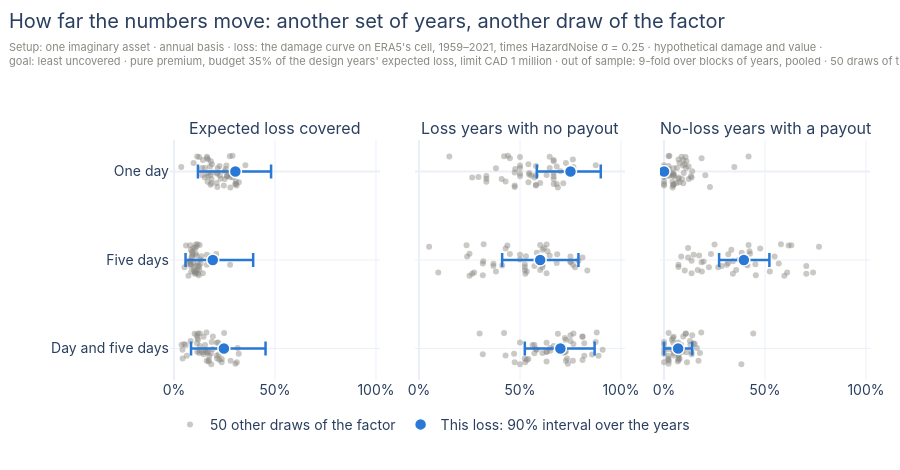

Here is the notebook cell this chart was saved with:
### Markdown cell above
## 3. How sure can we be?

Two things could have come out otherwise: the years, and the factor.
`bootstrap_intervals` redraws the 63 years, holds the designs fixed and recomputes
each number; the blue bars hold the middle 90%. The grey dots redraw the factor
instead, 50 times, each designed again.

### Code cell
intervals = bootstrap_intervals(list(designs.values()), folds, rng=np.random.default_rng(7), n_bootstrap=200 if CI else 2_000,
                                options=OPTIONS).to_pandas()
DRAWS = 10 if CI else 50
redrawn = pd.concat([compare_pooled(list(other.values()), other_folds, options=OPTIONS).to_pandas()
                     for other_folds, other in (designed(stated_loss(seed)) for seed in range(1_000, 1_000 + DRAWS))])

SHOWN = {"coverage_ratio": "Expected loss covered", "false_negative_rate_l0": "Loss years with no payout",
         "false_positive_rate_l0": "No-loss years with a payout"}
names = list(TEMPLATES)
jitter = np.random.default_rng(0).uniform(-0.18, 0.18, DRAWS)
fig = make_subplots(rows=1, cols=len(SHOWN), subplot_titles=list(SHOWN.values()), horizontal_spacing=0.05, shared_yaxes=True)
for number, column in enumerate(SHOWN, start=1):
    for place, name in enumerate(names):
        values = redrawn.loc[redrawn["cover_label"] == name, column].to_numpy()
        fig.add_trace(go.Scatter(x=values, y=place + jitter, mode="markers", name=f"{DRAWS} other draws of the factor",
                                 marker=dict(color=MUTED, size=6, opacity=0.45), showlegend=number == 1 and place == 0,
                                 legendgroup="redrawn", hovertemplate=f"{name}, another draw: %{{x:.0%}}<extra></extra>"),
                      row=1, col=number)
    bars = intervals[intervals["column"] == column].set_index("cover_label").loc[names]
    fig.add_trace(go.Scatter(x=bars["value"], y=np.arange(len(names)), mode="markers", name="This loss: 90% interval over the years",
                             marker=dict(color=BLUE, size=12, line=dict(width=1.5, color="white")), showlegend=number == 1,
                             legendgroup="bootstrap",
                             error_x=dict(type="data", symmetric=False, array=bars["ci_high"] - bars["value"],
                                          arrayminus=bars["value"] - bars["ci_low"], color=BLUE, thickness=2.5, width=7),
                             customdata=np.column_stack([bars["ci_low"], bars["ci_high"]]), text=names,
                             hovertemplate="%{text}: %{x:.0%} (90% interval %{customdata[0]:.0%} to %{customdata[1]:.0%})<extra></extra>"),
                  row=1, col=number)
    fig.update_xaxes(tickformat=".0%", range=[-0.02, 1.02], row=1, col=number)
fig.update_yaxes(tickvals=list(range(len(names))), ticktext=names, autorange="reversed")
layout(fig, "How far the numbers move: another set of years, another draw of the factor",
       SETUP + f" · {DRAWS} draws of the factor, each designed again", height=470, top=140, bottom=90, left=170,
       legend=dict(orientation="h", yanchor="top", y=-0.12, x=0))
fig.show()
print(f"Blue: {intervals['n_bootstrap'].iloc[0]:,} redraws of the years, on the rows of section 2. Grey: {DRAWS} draws of "
      f"the factor (seeds 1000 to {999 + DRAWS} instead of 42), each giving one compare_pooled row per index, with section 2's setup.")

### Figure 1 — Plotly figure (JSON) as saved in the notebook; plotly's stock layout.template omitted (floating-point values rounded to 4 significant figures)
{"data": [{"hovertemplate": "One day, another draw: %{x:.0%}<extra></extra>", "legendgroup": "redrawn", "marker": {"color": "#8a8880", "opacity": 0.45, "size": 6}, "mode": "markers", "name": "50 other draws of the factor", "showlegend": true, "type": "scatter", "x": [0.2626, 0.1875, 0.1247, 0.2761, 0.3066, 0.1807, 0.1401, 0.1861, 0.2154, 0.2466, 0.1662, 0.2895, 0.2109, 0.1628, 0.2516, 0.1826, 0.1853, 0.1665, 0.3532, 0.2557, 0.1146, 0.1693, 0.2783, 0.1673, 0.1797, 0.1528, 0.2788, 0.2147, 0.1522, 0.2624, 0.2913, 0.1376, 0.1428, 0.2303, 0.1889, 0.2592, 0.2513, 0.3037, 0.3096, 0.03564, 0.2131, 0.2253, 0.2706, 0.1779, 0.2158, 0.3053, 0.09674, 0.2269, 0.1638, 0.321], "xaxis": "x", "y": [0.04931, -0.08288, -0.1652, -0.1741, 0.1128, 0.1486, 0.03839, 0.08262, 0.0157, 0.1566, 0.1137, -0.179, 0.1287, -0.1679, 0.08268, -0.1168, 0.1307, 0.01493, -0.0721, -0.02783, -0.1698, -0.1353, 0.06142, 0.05299, 0.04154, -0.04188, 0.179, 0.1731, 0.0668, 0.05417, 0.06784, -0.03999, -0.1314, 0.07974, 0.009128, -0.06831, -0.005099, 0.1402, 0.1563, -0.05119, 0.02575, -0.06413, 0.03395, -0.05835, -0.03902, 0.1405, -0.09822, 0.04435, -0.1498, 0.1198], "yaxis": "y"}, {"hovertemplate": "Five days, another draw: %{x:.0%}<extra></extra>", "legendgroup": "redrawn", "marker": {"color": "#8a8880", "opacity": 0.45, "size": 6}, "mode": "markers", "name": "50 other draws of the factor", "showlegend": false, "type": "scatter", "x": [0.08214, 0.0898, 0.05915, 0.107, 0.1249, 0.1427, 0.06463, 0.05197, 0.0786, 0.1177, 0.1151, 0.1165, 0.1012, 0.08, 0.09921, 0.08306, 0.08509, 0.1818, 0.1081, 0.08667, 0.1266, 0.09698, 0.1218, 0.1624, 0.1317, 0.1354, 0.07139, 0.1224, 0.08401, 0.2777, 0.1111, 0.1797, 0.1041, 0.1236, 0.08014, 0.2087, 0.1296, 0.1057, 0.1028, 0.1111, 0.09363, 0.0924, 0.1166, 0.1621, 0.08869, 0.1088, 0.09045, 0.08291, 0.1103, 0.09849], "xaxis": "x", "y": [1.049, 0.9171, 0.8348, 0.8259, 1.113, 1.149, 1.038, 1.083, 1.016, 1.157, 1.114, 0.821, 1.129, 0.8321, 1.083, 0.8832, 1.131, 1.015, 0.9279, 0.9722, 0.8302, 0.8647, 1.061, 1.053, 1.042, 0.9581, 1.179, 1.173, 1.067, 1.054, 1.068, 0.96, 0.8686, 1.08, 1.009, 0.9317, 0.9949, 1.14, 1.156, 0.9488, 1.026, 0.9359, 1.034, 0.9416, 0.961, 1.14, 0.9018, 1.044, 0.8502, 1.12], "yaxis": "y"}, {"hovertemplate": "Day and five days, another draw: %{x:.0%}<extra></extra>", "legendgroup": "redrawn", "marker": {"color": "#8a8880", "opacity": 0.45, "size": 6}, "mode": "markers", "name": "50 other draws of the factor", "showlegend": false, "type": "scatter", "x": [0.1652, 0.08229, 0.102, 0.2481, 0.213, 0.1708, 0.115, 0.06319, 0.1563, 0.2361, 0.04243, 0.1606, 0.2244, 0.1279, 0.1748, 0.1159, 0.1731, 0.04187, 0.1867, 0.1283, 0.1187, 0.1922, 0.3205, 0.1244, 0.1523, 0.03749, 0.1845, 0.3039, 0.1463, 0.182, 0.2221, 0.1536, 0.1459, 0.2116, 0.191, 0.2185, 0.3149, 0.1616, 0.3108, 0.05033, 0.1265, 0.2121, 0.1664, 0.1142, 0.0582, 0.28, 0.1191, 0.1392, 0.1129, 0.2367], "xaxis": "x", "y": [2.049, 1.917, 1.835, 1.826, 2.113, 2.149, 2.038, 2.083, 2.016, 2.157, 2.114, 1.821, 2.129, 1.832, 2.083, 1.883, 2.131, 2.015, 1.928, 1.972, 1.83, 1.865, 2.061, 2.053, 2.042, 1.958, 2.179, 2.173, 2.067, 2.054, 2.068, 1.96, 1.869, 2.08, 2.009, 1.932, 1.995, 2.14, 2.156, 1.949, 2.026, 1.936, 2.034, 1.942, 1.961, 2.14, 1.902, 2.044, 1.85, 2.12], "yaxis": "y"}, {"customdata": [[0.1183, 0.4806], [0.05695, 0.3919], [0.08414, 0.4531]], "error_x": {"array": [0.1768, 0.1999, 0.2062], "arrayminus": [0.1855, 0.135, 0.1628], "color": "#2a78d6", "symmetric": false, "thickness": 2.5, "type": "data", "width": 7}, "hovertemplate": "%{text}: %{x:.0%} (90% interval %{customdata[0]:.0%} to %{customdata[1]:.0%})<extra></extra>", "legendgroup": "bootstrap", "marker": {"color": "#2a78d6", "line": {"color": "white", "width": 1.5}, "size": 12}, "mode": "markers", "name": "This loss: 90% interval over the years", "showlegend": true, "text": ["One day", "Five days", "Day and five days"], "type": "scatter", "x": [0.3038, 0.1919, 0.2469], "xaxis": "x", "y": [0, 1, 2], "yaxis": "y"}, {"hovertemplate": "One day, another draw: %{x:.0%}<extra></extra>", "legendgroup": "redrawn", "marker": {"color": "#8a8880", "opacity": 0.45, "size": 6}, "mode": "markers", "name": "50 other draws of the factor", "showlegend": false, "type": "scatter", "x": [0.3333, 0.5417, 0.5, 0.4211, 0.4286, 0.5789, 0.6316, 0.4091, 0.6667, 0.5789, 0.3333, 0.44, 0.6, 0.6471, 0.6667, 0.6667, 0.7143, 0.5455, 0.875, 0.4762, 0.15, 0.7619, 0.2941, 0.5, 0.5789, 0.6471, 0.6875, 0.4737, 0.2632, 0.6667, 0.5714, 0.5, 0.6667, 0.3333, 0.4737, 0.5, 0.7, 0.6667, 0.4737, 0.7647, 0.5, 0.5789, 0.5455, 0.6818, 0.381, 0.6818, 0.7273, 0.5556, 0.45, 0.5417], "xaxis": "x2", "y": [0.04931, -0.08288, -0.1652, -0.1741, 0.1128, 0.1486, 0.03839, 0.08262, 0.0157, 0.1566, 0.1137, -0.179, 0.1287, -0.1679, 0.08268, -0.1168, 0.1307, 0.01493, -0.0721, -0.02783, -0.1698, -0.1353, 0.06142, 0.05299, 0.04154, -0.04188, 0.179, 0.1731, 0.0668, 0.05417, 0.06784, -0.03999, -0.1314, 0.07974, 0.009128, -0.06831, -0.005099, 0.1402, 0.1563, -0.05119, 0.02575, -0.06413, 0.03395, -0.05835, -0.03902, 0.1405, -0.09822, 0.04435, -0.1498, 0.1198], "yaxis": "y2"}, {"hovertemplate": "Five days, another draw: %{x:.0%}<extra></extra>", "legendgroup": "redrawn", "marker": {"color": "#8a8880", "opacity": 0.45, "size": 6}, "mode": "markers", "name": "50 other draws of the factor", "showlegend": false, "type": "scatter", "x": [0.5238, 0.5833, 0.4375, 0.6316, 0.5238, 0.6316, 0.3158, 0.7727, 0.75, 0.5263, 0.6, 0.32, 0.5333, 0.2353, 0.6111, 0.6111, 0.381, 0.3182, 0.25, 0.8095, 0.6, 0.619, 0.4118, 0.6111, 0.3684, 0.5294, 0.25, 0.3158, 0.3684, 0.7619, 0.5714, 0.75, 0.4286, 0.5238, 0.7895, 0.45, 0.5, 0.09524, 0.2632, 0.6471, 0.75, 0.6842, 0.6818, 0.5, 0.2381, 0.2727, 0.6364, 0.6111, 0.05, 0.8333], "xaxis": "x2", "y": [1.049, 0.9171, 0.8348, 0.8259, 1.113, 1.149, 1.038, 1.083, 1.016, 1.157, 1.114, 0.821, 1.129, 0.8321, 1.083, 0.8832, 1.131, 1.015, 0.9279, 0.9722, 0.8302, 0.8647, 1.061, 1.053, 1.042, 0.9581, 1.179, 1.173, 1.067, 1.054, 1.068, 0.96, 0.8686, 1.08, 1.009, 0.9317, 0.9949, 1.14, 1.156, 0.9488, 1.026, 0.9359, 1.034, 0.9416, 0.961, 1.14, 0.9018, 1.044, 0.8502, 1.12], "yaxis": "y2"}, {"hovertemplate": "Day and five days, another draw: %{x:.0%}<extra></extra>", "legendgroup": "redrawn", "marker": {"color": "#8a8880", "opacity": 0.45, "size": 6}, "mode": "markers", "name": "50 other draws of the factor", "showlegend": false, "type": "scatter", "x": [0.7143, 0.75, 0.6875, 0.4211, 0.5238, 0.6316, 0.6316, 0.8182, 0.5833, 0.5263, 0.7333, 0.88, 0.5333, 0.7647, 0.8889, 0.7222, 0.8095, 0.9091, 0.875, 0.6667, 0.3, 0.8095, 0.4706, 0.6111, 0.6316, 0.7059, 0.5, 0.7368, 0.3158, 0.5714, 0.8571, 0.5625, 0.8095, 0.4286, 0.5789, 0.5, 0.65, 0.7619, 0.4737, 0.7647, 0.65, 0.6316, 0.7273, 0.8182, 0.5714, 0.7273, 0.7273, 0.7222, 0.75, 0.5417], "xaxis": "x2", "y": [2.049, 1.917, 1.835, 1.826, 2.113, 2.149, 2.038, 2.083, 2.016, 2.157, 2.114, 1.821, 2.129, 1.832, 2.083, 1.883, 2.131, 2.015, 1.928, 1.972, 1.83, 1.865, 2.061, 2.053, 2.042, 1.958, 2.179, 2.173, 2.067, 2.054, 2.068, 1.96, 1.869, 2.08, 2.009, 1.932, 1.995, 2.14, 2.156, 1.949, 2.026, 1.936, 2.034, 1.942, 1.961, 2.14, 1.902, 2.044, 1.85, 2.12], "yaxis": "y2"}, {"customdata": [[0.5833, 0.9], [0.4116, 0.7895], [0.5238, 0.8696]], "error_x": {"array": [0.15, 0.1895, 0.1696], "arrayminus": [0.1667, 0.1884, 0.1762], "color": "#2a78d6", "symmetric": false, "thickness": 2.5, "type": "data", "width": 7}, "hovertemplate": "%{text}: %{x:.0%} (90% interval %{customdata[0]:.0%} to %{customdata[1]:.0%})<extra></extra>", "legendgroup": "bootstrap", "marker": {"color": "#2a78d6", "line": {"color": "white", "width": 1.5}, "size": 12}, "mode": "markers", "name": "This loss: 90% interval over the years", "showlegend": false, "text": ["One day", "Five days", "Day and five days"], "type": "scatter", "x": [0.75, 0.6, 0.7], "xaxis": "x2", "y": [0, 1, 2], "yaxis": "y2"}, {"hovertemplate": "One day, another draw: %{x:.0%}<extra></extra>", "legendgroup": "redrawn", "marker": {"color": "#8a8880", "opacity": 0.45, "size": 6}, "mode": "markers", "name": "50 other draws of the factor", "showlegend": false, "type": "scatter", "x": [0.02381, 0.1026, 0.1064, 0.02273, 0.0, 0.04545, 0.02273, 0.122, 0.03922, 0.04545, 0.04167, 0.02632, 0.0625, 0.08696, 0.08889, 0.1111, 0.09524, 0.09756, 0.0, 0.02381, 0.4186, 0.07143, 0.0, 0.1333, 0.2045, 0.1087, 0.04255, 0.2273, 0.1364, 0.04762, 0.07143, 0.06383, 0.09524, 0.07143, 0.02273, 0.09302, 0.1395, 0.0, 0.0, 0.3478, 0.04651, 0.02273, 0.04878, 0.122, 0.04762, 0.04878, 0.07692, 0.04444, 0.186, 0.07692], "xaxis": "x3", "y": [0.04931, -0.08288, -0.1652, -0.1741, 0.1128, 0.1486, 0.03839, 0.08262, 0.0157, 0.1566, 0.1137, -0.179, 0.1287, -0.1679, 0.08268, -0.1168, 0.1307, 0.01493, -0.0721, -0.02783, -0.1698, -0.1353, 0.06142, 0.05299, 0.04154, -0.04188, 0.179, 0.1731, 0.0668, 0.05417, 0.06784, -0.03999, -0.1314, 0.07974, 0.009128, -0.06831, -0.005099, 0.1402, 0.1563, -0.05119, 0.02575, -0.06413, 0.03395, -0.05835, -0.03902, 0.1405, -0.09822, 0.04435, -0.1498, 0.1198], "yaxis": "y3"}, {"hovertemplate": "Five days, another draw: %{x:.0%}<extra></extra>", "legendgroup": "redrawn", "marker": {"color": "#8a8880", "opacity": 0.45, "size": 6}, "mode": "markers", "name": "50 other draws of the factor", "showlegend": false, "type": "scatter", "x": [0.4524, 0.3846, 0.617, 0.25, 0.3571, 0.1364, 0.5682, 0.2683, 0.1961, 0.3409, 0.1667, 0.5789, 0.1875, 0.6304, 0.2222, 0.3333, 0.5238, 0.3415, 0.4255, 0.119, 0.4186, 0.119, 0.413, 0.3111, 0.4091, 0.3913, 0.5957, 0.4545, 0.7045, 0.07143, 0.2857, 0.08511, 0.4762, 0.07143, 0.1364, 0.2326, 0.3721, 0.7381, 0.7045, 0.1739, 0.186, 0.3182, 0.3171, 0.1463, 0.5476, 0.6098, 0.4231, 0.4, 0.7674, 0.1026], "xaxis": "x3", "y": [1.049, 0.9171, 0.8348, 0.8259, 1.113, 1.149, 1.038, 1.083, 1.016, 1.157, 1.114, 0.821, 1.129, 0.8321, 1.083, 0.8832, 1.131, 1.015, 0.9279, 0.9722, 0.8302, 0.8647, 1.061, 1.053, 1.042, 0.9581, 1.179, 1.173, 1.067, 1.054, 1.068, 0.96, 0.8686, 1.08, 1.009, 0.9317, 0.9949, 1.14, 1.156, 0.9488, 1.026, 0.9359, 1.034, 0.9416, 0.961, 1.14, 0.9018, 1.044, 0.8502, 1.12], "yaxis": "y3"}, {"hovertemplate": "Day and five days, another draw: %{x:.0%}<extra></extra>", "legendgroup": "redrawn", "marker": {"color": "#8a8880", "opacity": 0.45, "size": 6}, "mode": "markers", "name": "50 other draws of the factor", "showlegend": false, "type": "scatter", "x": [0.07143, 0.1282, 0.1064, 0.02273, 0.07143, 0.06818, 0.09091, 0.07317, 0.05882, 0.1136, 0.02083, 0.1842, 0.02083, 0.1087, 0.02222, 0.04444, 0.07143, 0.0, 0.0, 0.07143, 0.4419, 0.09524, 0.0, 0.1778, 0.1364, 0.1304, 0.383, 0.02273, 0.1364, 0.04762, 0.07143, 0.08511, 0.04762, 0.04762, 0.02273, 0.06977, 0.1628, 0.02381, 0.0, 0.1522, 0.04651, 0.04545, 0.07317, 0.1463, 0.0, 0.1707, 0.03846, 0.1111, 0.1395, 0.07692], "xaxis": "x3", "y": [2.049, 1.917, 1.835, 1.826, 2.113, 2.149, 2.038, 2.083, 2.016, 2.157, 2.114, 1.821, 2.129, 1.832, 2.083, 1.883, 2.131, 2.015, 1.928, 1.972, 1.83, 1.865, 2.061, 2.053, 2.042, 1.958, 2.179, 2.173, 2.067, 2.054, 2.068, 1.96, 1.869, 2.08, 2.009, 1.932, 1.995, 2.14, 2.156, 1.949, 2.026, 1.936, 2.034, 1.942, 1.961, 2.14, 1.902, 2.044, 1.85, 2.12], "yaxis": "y3"}, {"customdata": [[0.0, 0.0], [0.2727, 0.5217], [0.0, 0.1395]], "error_x": {"array": [0.0, 0.1264, 0.06977], "arrayminus": [0.0, 0.1226, 0.06977], "color": "#2a78d6", "symmetric": false, "thickness": 2.5, "type": "data", "width": 7}, "hovertemplate": "%{text}: %{x:.0%} (90% interval %{customdata[0]:.0%} to %{customdata[1]:.0%})<extra></extra>", "legendgroup": "bootstrap", "marker": {"color": "#2a78d6", "line": {"color": "white", "width": 1.5}, "size": 12}, "mode": "markers", "name": "This loss: 90% interval over the years", "showlegend": false, "text": ["One day", "Five days", "Day and five days"], "type": "scatter", "x": [0.0, 0.3953, 0.06977], "xaxis": "x3", "y": [0, 1, 2], "yaxis": "y3"}], "layout": {"annotations": [{"font": {"size": 16}, "showarrow": false, "text": "Expected loss covered", "x": 0.15, "xanchor": "center", "xref": "paper", "y": 1.0, "yanchor": "bottom", "yref": "paper"}, {"font": {"size": 16}, "showarrow": false, "text": "Loss years with no payout", "x": 0.5, "xanchor": "center", "xref": "paper", "y": 1.0, "yanchor": "bottom", "yref": "paper"}, {"font": {"size": 16}, "showarrow": false, "text": "No-loss years with a payout", "x": 0.85, "xanchor": "center", "xref": "paper", "y": 1.0, "yanchor": "bottom", "yref": "paper"}], "font": {"family": "Inter, Helvetica, Arial, sans-serif", "size": 14}, "height": 470, "hoverlabel": {"font": {"size": 13}}, "legend": {"orientation": "h", "x": 0, "y": -0.12, "yanchor": "top"}, "margin": {"b": 90, "l": 170, "r": 30, "t": 140}, "title": {"subtitle": {"font": {"color": "#8a8880", "size": 11}, "text": "Setup: one imaginary asset · annual basis · loss: the damage curve on ERA5's cell, 1959–2021, times HazardNoise σ = 0.25 · hypothetical damage and value ·<br>goal: least uncovered · pure premium, budget 35% of the design years' expected loss, limit CAD 1 million · out of sample: 9-fold over blocks of years, pooled · 50 draws of the factor, each designed again"}, "text": "How far the numbers move: another set of years, another draw of the factor", "x": 0.01, "y": 0.97, "yanchor": "top"}, "xaxis": {"anchor": "y", "domain": [0.0, 0.3], "range": [-0.02, 1.02], "tickformat": ".0%"}, "xaxis2": {"anchor": "y2", "domain": [0.35, 0.65], "range": [-0.02, 1.02], "tickformat": ".0%"}, "xaxis3": {"anchor": "y3", "domain": [0.7, 1.0], "range": [-0.02, 1.02], "tickformat": ".0%"}, "yaxis": {"anchor": "x", "autorange": "reversed", "domain": [0.0, 1.0], "ticktext": ["One day", "Five days", "Day and five days"], "tickvals": [0, 1, 2]}, "yaxis2": {"anchor": "x2", "autorange": "reversed", "domain": [0.0, 1.0], "matches": "y", "showticklabels": false, "ticktext": ["One day", "Five days", "Day and five days"], "tickvals": [0, 1, 2]}, "yaxis3": {"anchor": "x3", "autorange": "reversed", "domain": [0.0, 1.0], "matches": "y", "showticklabels": false, "ticktext": ["One day", "Five days", "Day and five days"], "tickvals": [0, 1, 2]}}}
